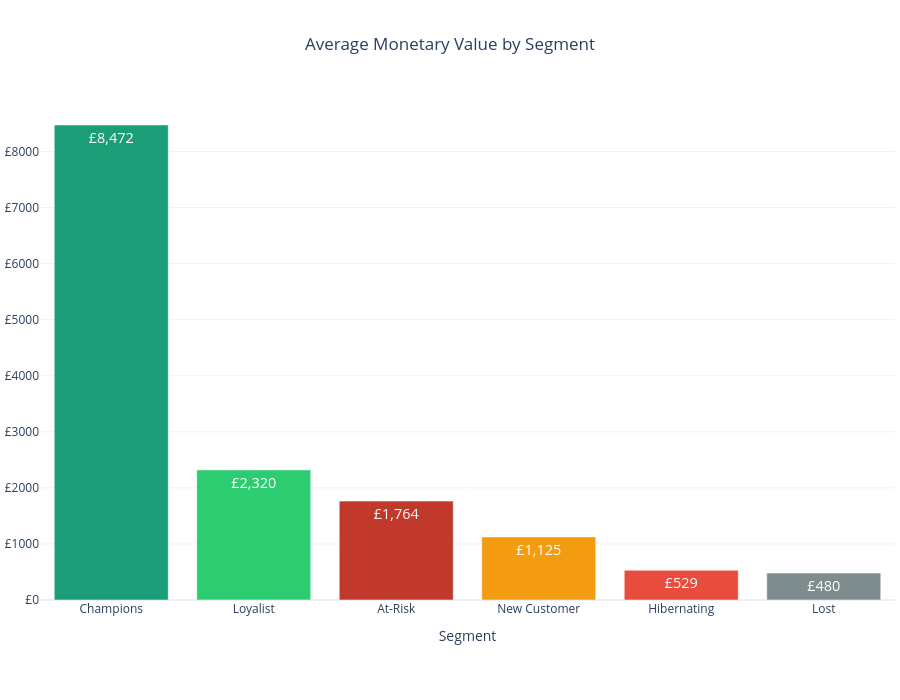

Notebook source saved alongside this figure:
### Markdown cell above
#### Average Monetary Value by Segment using Bar chart

### Code cell
fig = px.bar(
    rfm.groupby('Segment')['Monetary'].mean().sort_values(ascending=False).reset_index(),
    x='Segment',
    y='Monetary',
    title='Average Monetary Value by Segment',
    color='Segment',
    color_discrete_map=color_map,
    text_auto='.0f',
    template='plotly_white'
)

fig.update_traces(
    hovertemplate=None,
    hoverinfo="skip",
    textfont=dict(color="white", size=14.5),
    texttemplate='£%{y:,.0f}'
)

fig.update_layout(
    title_x=0.5,
    showlegend=False,
    width=900,
    height=700,
    margin=dict(t=100, l=5, r=5, b=100),
    yaxis=dict(showgrid=True, gridcolor='rgba(0,0,0,0.06)'),
    yaxis_tickprefix='£',
    yaxis_title=None
)

fig.show()

### Figure 1 — Plotly figure (JSON) as saved in the notebook; plotly's stock layout.template omitted (floating-point values rounded to 4 significant figures)
{"data": [{"hoverinfo": "skip", "legendgroup": "Champions", "marker": {"color": "#1B9E77", "pattern": {"shape": ""}}, "name": "Champions", "orientation": "v", "showlegend": true, "textfont": {"color": "white", "size": 14.5}, "textposition": "auto", "texttemplate": "£%{y:,.0f}", "type": "bar", "x": ["Champions"], "xaxis": "x", "y": [8472.0], "yaxis": "y"}, {"hoverinfo": "skip", "legendgroup": "Loyalist", "marker": {"color": "#2ECC71", "pattern": {"shape": ""}}, "name": "Loyalist", "orientation": "v", "showlegend": true, "textfont": {"color": "white", "size": 14.5}, "textposition": "auto", "texttemplate": "£%{y:,.0f}", "type": "bar", "x": ["Loyalist"], "xaxis": "x", "y": [2320.0], "yaxis": "y"}, {"hoverinfo": "skip", "legendgroup": "At-Risk", "marker": {"color": "#C0392B", "pattern": {"shape": ""}}, "name": "At-Risk", "orientation": "v", "showlegend": true, "textfont": {"color": "white", "size": 14.5}, "textposition": "auto", "texttemplate": "£%{y:,.0f}", "type": "bar", "x": ["At-Risk"], "xaxis": "x", "y": [1764.0], "yaxis": "y"}, {"hoverinfo": "skip", "legendgroup": "New Customer", "marker": {"color": "#F39C12", "pattern": {"shape": ""}}, "name": "New Customer", "orientation": "v", "showlegend": true, "textfont": {"color": "white", "size": 14.5}, "textposition": "auto", "texttemplate": "£%{y:,.0f}", "type": "bar", "x": ["New Customer"], "xaxis": "x", "y": [1125.0], "yaxis": "y"}, {"hoverinfo": "skip", "legendgroup": "Hibernating", "marker": {"color": "#E74C3C", "pattern": {"shape": ""}}, "name": "Hibernating", "orientation": "v", "showlegend": true, "textfont": {"color": "white", "size": 14.5}, "textposition": "auto", "texttemplate": "£%{y:,.0f}", "type": "bar", "x": ["Hibernating"], "xaxis": "x", "y": [529.5], "yaxis": "y"}, {"hoverinfo": "skip", "legendgroup": "Lost", "marker": {"color": "#7F8C8D", "pattern": {"shape": ""}}, "name": "Lost", "orientation": "v", "showlegend": true, "textfont": {"color": "white", "size": 14.5}, "textposition": "auto", "texttemplate": "£%{y:,.0f}", "type": "bar", "x": ["Lost"], "xaxis": "x", "y": [479.7], "yaxis": "y"}], "layout": {"barmode": "relative", "height": 700, "legend": {"title": {"text": "Segment"}, "tracegroupgap": 0}, "margin": {"b": 100, "l": 5, "r": 5, "t": 100}, "showlegend": false, "title": {"text": "Average Monetary Value by Segment", "x": 0.5}, "width": 900, "xaxis": {"anchor": "y", "categoryarray": ["Champions", "Loyalist", "At-Risk", "New Customer", "Hibernating", "Lost"], "categoryorder": "array", "domain": [0, 1], "title": {"text": "Segment"}}, "yaxis": {"anchor": "x", "domain": [0, 1], "gridcolor": "rgba(0,0,0,0.06)", "showgrid": true, "tickprefix": "£", "title": {}}}}
